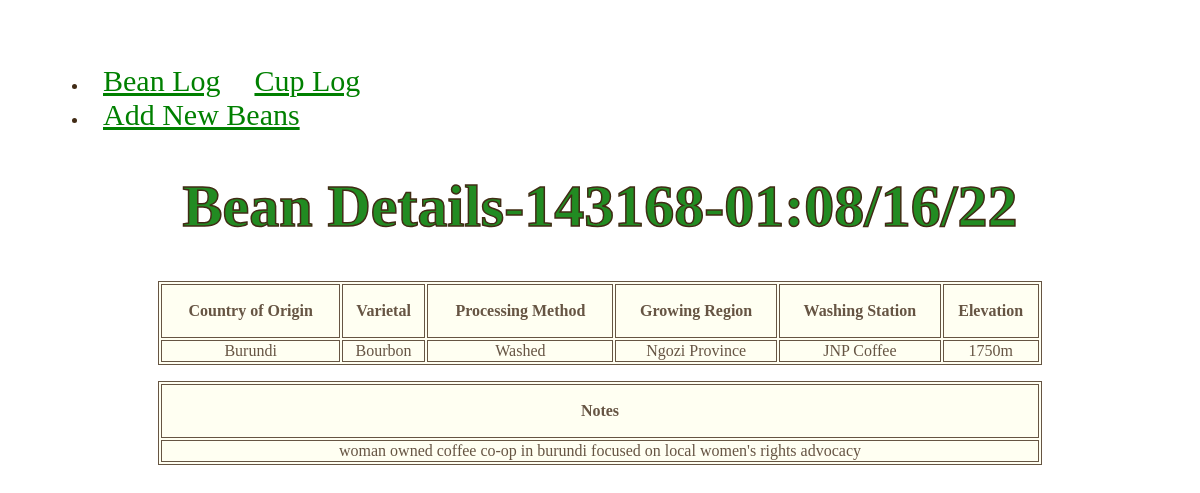
Screenshot of /beans/1/ with the database file from the repository.
### beans/models.py (models this page shows, shortened)
class Bean (models.Model):
    order_number= models.CharField(max_length=20, unique=True, null=False, blank=False)
    purchase_date = models.CharField(max_length=25)
    country = models.CharField(
        max_length = 50,
        choices = COUNTRY_CHOICES,
        default = '1'
        )
    varietal = models.CharField(
        max_length = 20,
        choices = VARIETAL_CHOICES,
        default = '1'
        )
    process = models.CharField(
        max_length = 15,
        choices = PROCESSING_CHOICES,
        default = '1'
        )
    growing_region = models.CharField(max_length=25)
    washing_station = models.CharField(max_length=25)
    elevation = models.CharField(max_length=25)
    notes = models.TextField()

### beans/views.py (the view)
# urls.py: path("<int:pk>/", BeanDetailView.as_view(), name="show_bean"),
class BeanDetailView(DetailView):
    model = Bean
    template_name = "beans/detail.html"

### beans/templates/beans/detail.html (shortened to what this page needs)
{% load static %}
<!DOCTYPE html>
<html lang="en">
    <head>
        <link rel="stylesheet" href="{% static 'css/app.css' %}">
    </head>
    <header>
        <nav>
            <ul>
                <li>
                    <a class="beanbutton" href="{% url 'list_beans' %}">Bean Log</a>
                    <a class="beanbutton" href="{% url 'list_cups' %}">Cup Log</a>
                </li>
                <li>
                    <a class="beanbutton" href="{% url 'create_bean' %}">Add New Beans</a>
                </li>
            </ul>
        </nav>
    </header>
    <body class ="body2">
        <main>
            <div>
                <h1>Bean Details-{{ bean.order_number }}:{{ bean.purchase_date }}</h1>
                <p>
                    <table>
                        <thead>
                            <th>Country of Origin</th>
                            <th>Varietal</th>
                            <th>Processing Method</th>
                            <th>Growing Region</th>
                            <th>Washing Station</th>
                            <th>Elevation</th>
                        </thead>
                        <tbody>
                            <tr>
                                <td>{{ bean.country }}</td>
                                <td>{{ bean.varietal }}</td>
                                <td>{{ bean.process }}</td>
                                <td>{{ bean.growing_region }}</td>
                                <td>{{ bean.washing_station }}</td>
                                <td>{{ bean.elevation}}</td>
                            </tr>
                        </tbody>
                    </table>
                </p>
                <p>
                    <table>
                        <thead>
                            <th>Notes</th>
                        </thead>
                        <tbody>
                            <tr>
                                <td>{{ bean.notes }}</td>
                            </tr>
                        </tbody>
                    </table>
                </p>
                </div>
            </main>
        </body>
    </html>

### cups/static/css/app.css (style rules this page uses)
body { color: #412B15; background-image: url('https://images.pexels.com/photos/5480759/pexels-photo-5480759.jpeg?auto=compress&cs=tinysrgb&w=1600'); background-size: cover; background-repeat: no-repeat; padding: 40px; font-family: Georgia, 'Times New Roman', Times, serif; text-align: right; }
.body2 { background-image: url("https://burmancoffee.com/wp-content/uploads/2022/07/cigano3-1024x683.jpg"); }
h1 { font-size: 60px; text-align: center; color: forestgreen; font-weight: bold; -webkit-text-stroke-width: 1.5px; -webkit-text-stroke-color: #412B15 }
table { table-layout: center; background-color: ivory; opacity: 80%; color: #412B15; text-align: center; width: 80%; margin-left: 10%; margin-right: 10%; font-family:Georgia, 'Times New Roman', Times, serif; }
th { color: #412B15; height: 50px; }
table, td, th { border: 1px solid; }
.beanbutton { width: 300px; padding: 15px; transition-duration: 0.4s; border-radius: 10px; color: green; font-size: 30px; }
a { color: green; font-size: 25px; }
header { text-align: left; }

### rows the page displays
Bean: order_number "143168-01", purchase_date "08/16/22", country "Burundi", varietal "Bourbon", process "Washed", growing_region "Ngozi Province", washing_station "JNP Coffee", elevation "1750m", notes "woman owned coffee co-op in burundi focused on local women's rights advocacy"
